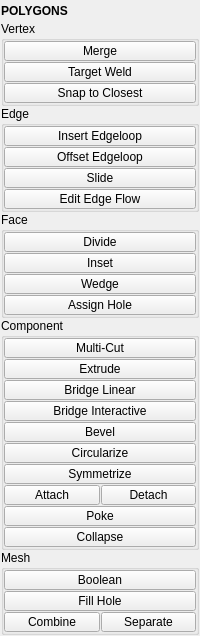
<?xml version="1.0" encoding="UTF-8"?>
<ui version="4.0">
 <class>QtUi</class>
 <widget class="QMainWindow" name="QtUi">
  <property name="geometry">
   <rect>
    <x>0</x>
    <y>0</y>
    <width>200</width>
    <height>621</height>
   </rect>
  </property>
  <property name="tabShape">
   <enum>QTabWidget::Triangular</enum>
  </property>
  <property name="dockNestingEnabled">
   <bool>true</bool>
  </property>
  <property name="dockOptions">
   <set>QMainWindow::AllowNestedDocks|QMainWindow::AllowTabbedDocks|QMainWindow::AnimatedDocks|QMainWindow::ForceTabbedDocks</set>
  </property>
  <property name="balette" stdset="0">
   <palette>
    <active/>
    <inactive/>
    <disabled/>
   </palette>
  </property>
  <widget class="QWidget" name="central_widget">
   <property name="minimumSize">
    <size>
     <width>200</width>
     <height>0</height>
    </size>
   </property>
   <property name="balette" stdset="0">
    <palette>
     <active/>
     <inactive/>
     <disabled/>
    </palette>
   </property>
   <layout class="QVBoxLayout" name="verticalLayout_2">
    <property name="leftMargin">
     <number>1</number>
    </property>
    <property name="topMargin">
     <number>1</number>
    </property>
    <property name="rightMargin">
     <number>1</number>
    </property>
    <property name="bottomMargin">
     <number>1</number>
    </property>
    <item>
     <layout class="QVBoxLayout" name="verticalLayout">
      <property name="spacing">
       <number>0</number>
      </property>
      <item>
       <widget class="Header" name="header">
        <property name="minimumSize">
         <size>
          <width>0</width>
          <height>20</height>
         </size>
        </property>
        <property name="maximumSize">
         <size>
          <width>16777215</width>
          <height>20</height>
         </size>
        </property>
        <property name="font">
         <font>
          <weight>75</weight>
          <bold>true</bold>
         </font>
        </property>
        <property name="text">
         <string>POLYGONS</string>
        </property>
       </widget>
      </item>
      <item>
       <widget class="QGroupBox" name="vertex">
        <property name="title">
         <string>Vertex</string>
        </property>
        <layout class="QVBoxLayout" name="verticalLayout_5">
         <property name="spacing">
          <number>1</number>
         </property>
         <property name="leftMargin">
          <number>0</number>
         </property>
         <property name="topMargin">
          <number>0</number>
         </property>
         <property name="rightMargin">
          <number>0</number>
         </property>
         <property name="bottomMargin">
          <number>0</number>
         </property>
         <item>
          <widget class="PushButton" name="tb000">
           <property name="enabled">
            <bool>true</bool>
           </property>
           <property name="minimumSize">
            <size>
             <width>0</width>
             <height>20</height>
            </size>
           </property>
           <property name="maximumSize">
            <size>
             <width>16777215</width>
             <height>20</height>
            </size>
           </property>
           <property name="toolTip">
            <string>Merge selected components.  (default: to center)</string>
           </property>
           <property name="text">
            <string>Merge</string>
           </property>
           <property name="iconSize">
            <size>
             <width>18</width>
             <height>18</height>
            </size>
           </property>
          </widget>
         </item>
         <item>
          <widget class="QPushButton" name="b043">
           <property name="enabled">
            <bool>true</bool>
           </property>
           <property name="minimumSize">
            <size>
             <width>0</width>
             <height>20</height>
            </size>
           </property>
           <property name="maximumSize">
            <size>
             <width>16777215</width>
             <height>20</height>
            </size>
           </property>
           <property name="toolTip">
            <string>Merge two edges or vertices into a single component</string>
           </property>
           <property name="text">
            <string>Target Weld</string>
           </property>
           <property name="iconSize">
            <size>
             <width>18</width>
             <height>18</height>
            </size>
           </property>
           <property name="balette" stdset="0">
            <palette>
             <active>
              <colorrole role="Button">
               <brush brushstyle="SolidPattern">
                <color alpha="255">
                 <red>80</red>
                 <green>80</green>
                 <blue>80</blue>
                </color>
               </brush>
              </colorrole>
             </active>
             <inactive>
              <colorrole role="Button">
               <brush brushstyle="SolidPattern">
                <color alpha="255">
                 <red>80</red>
                 <green>80</green>
                 <blue>80</blue>
                </color>
               </brush>
              </colorrole>
             </inactive>
             <disabled>
              <colorrole role="Button">
               <brush brushstyle="SolidPattern">
                <color alpha="255">
                 <red>80</red>
                 <green>80</green>
                 <blue>80</blue>
                </color>
               </brush>
              </colorrole>
             </disabled>
            </palette>
           </property>
          </widget>
         </item>
         <item>
          <widget class="PushButton" name="tb009">
           <property name="enabled">
            <bool>true</bool>
           </property>
           <property name="minimumSize">
            <size>
             <width>0</width>
             <height>20</height>
            </size>
           </property>
           <property name="maximumSize">
            <size>
             <width>16777215</width>
             <height>20</height>
            </size>
           </property>
           <property name="toolTip">
            <string>&lt;html&gt;&lt;head/&gt;&lt;body&gt;&lt;p&gt;&lt;span style=&quot; font-weight:600;&quot;&gt;Snap vertices from one object to another.&lt;/span&gt;&lt;/p&gt;&lt;p&gt;&lt;br/&gt;&lt;/p&gt;&lt;p&gt;&lt;span style=&quot; font-style:italic;&quot;&gt;The vertices of the first selected object will be snapped to those of the second.&lt;/span&gt;&lt;/p&gt;&lt;/body&gt;&lt;/html&gt;</string>
           </property>
           <property name="layoutDirection">
            <enum>Qt::LeftToRight</enum>
           </property>
           <property name="text">
            <string>Snap to Closest</string>
           </property>
          </widget>
         </item>
        </layout>
       </widget>
      </item>
      <item>
       <widget class="QGroupBox" name="edge">
        <property name="title">
         <string>Edge</string>
        </property>
        <layout class="QVBoxLayout" name="verticalLayout_7">
         <property name="spacing">
          <number>1</number>
         </property>
         <property name="leftMargin">
          <number>0</number>
         </property>
         <property name="topMargin">
          <number>0</number>
         </property>
         <property name="rightMargin">
          <number>0</number>
         </property>
         <property name="bottomMargin">
          <number>0</number>
         </property>
         <item>
          <widget class="QPushButton" name="b047">
           <property name="enabled">
            <bool>true</bool>
           </property>
           <property name="minimumSize">
            <size>
             <width>0</width>
             <height>20</height>
            </size>
           </property>
           <property name="maximumSize">
            <size>
             <width>16777215</width>
             <height>20</height>
            </size>
           </property>
           <property name="toolTip">
            <string>Split selected edge ring</string>
           </property>
           <property name="text">
            <string>Insert Edgeloop</string>
           </property>
           <property name="iconSize">
            <size>
             <width>18</width>
             <height>18</height>
            </size>
           </property>
           <property name="balette" stdset="0">
            <palette>
             <active>
              <colorrole role="Highlight">
               <brush brushstyle="SolidPattern">
                <color alpha="255">
                 <red>168</red>
                 <green>152</green>
                 <blue>250</blue>
                </color>
               </brush>
              </colorrole>
             </active>
             <inactive>
              <colorrole role="Highlight">
               <brush brushstyle="SolidPattern">
                <color alpha="255">
                 <red>168</red>
                 <green>152</green>
                 <blue>250</blue>
                </color>
               </brush>
              </colorrole>
             </inactive>
             <disabled>
              <colorrole role="Highlight">
               <brush brushstyle="SolidPattern">
                <color alpha="255">
                 <red>0</red>
                 <green>120</green>
                 <blue>215</blue>
                </color>
               </brush>
              </colorrole>
             </disabled>
            </palette>
           </property>
          </widget>
         </item>
         <item>
          <widget class="QPushButton" name="b051">
           <property name="enabled">
            <bool>true</bool>
           </property>
           <property name="minimumSize">
            <size>
             <width>0</width>
             <height>20</height>
            </size>
           </property>
           <property name="maximumSize">
            <size>
             <width>16777215</width>
             <height>20</height>
            </size>
           </property>
           <property name="toolTip">
            <string>Offset edge loop tool</string>
           </property>
           <property name="text">
            <string>Offset Edgeloop</string>
           </property>
           <property name="iconSize">
            <size>
             <width>18</width>
             <height>18</height>
            </size>
           </property>
           <property name="balette" stdset="0">
            <palette>
             <active>
              <colorrole role="Highlight">
               <brush brushstyle="SolidPattern">
                <color alpha="255">
                 <red>168</red>
                 <green>152</green>
                 <blue>250</blue>
                </color>
               </brush>
              </colorrole>
             </active>
             <inactive>
              <colorrole role="Highlight">
               <brush brushstyle="SolidPattern">
                <color alpha="255">
                 <red>168</red>
                 <green>152</green>
                 <blue>250</blue>
                </color>
               </brush>
              </colorrole>
             </inactive>
             <disabled>
              <colorrole role="Highlight">
               <brush brushstyle="SolidPattern">
                <color alpha="255">
                 <red>0</red>
                 <green>120</green>
                 <blue>215</blue>
                </color>
               </brush>
              </colorrole>
             </disabled>
            </palette>
           </property>
          </widget>
         </item>
         <item>
          <widget class="QPushButton" name="b049">
           <property name="enabled">
            <bool>true</bool>
           </property>
           <property name="minimumSize">
            <size>
             <width>0</width>
             <height>20</height>
            </size>
           </property>
           <property name="maximumSize">
            <size>
             <width>16777215</width>
             <height>20</height>
            </size>
           </property>
           <property name="toolTip">
            <string>Slide edge loops or paths along their neighboring edges</string>
           </property>
           <property name="text">
            <string>Slide</string>
           </property>
           <property name="iconSize">
            <size>
             <width>18</width>
             <height>18</height>
            </size>
           </property>
           <property name="autoDefault">
            <bool>false</bool>
           </property>
           <property name="default">
            <bool>false</bool>
           </property>
           <property name="flat">
            <bool>false</bool>
           </property>
           <property name="balette" stdset="0">
            <palette>
             <active>
              <colorrole role="Highlight">
               <brush brushstyle="SolidPattern">
                <color alpha="255">
                 <red>168</red>
                 <green>152</green>
                 <blue>250</blue>
                </color>
               </brush>
              </colorrole>
             </active>
             <inactive>
              <colorrole role="Highlight">
               <brush brushstyle="SolidPattern">
                <color alpha="255">
                 <red>168</red>
                 <green>152</green>
                 <blue>250</blue>
                </color>
               </brush>
              </colorrole>
             </inactive>
             <disabled>
              <colorrole role="Highlight">
               <brush brushstyle="SolidPattern">
                <color alpha="255">
                 <red>0</red>
                 <green>120</green>
                 <blue>215</blue>
                </color>
               </brush>
              </colorrole>
             </disabled>
            </palette>
           </property>
          </widget>
         </item>
         <item>
          <widget class="QPushButton" name="b053">
           <property name="enabled">
            <bool>true</bool>
           </property>
           <property name="minimumSize">
            <size>
             <width>0</width>
             <height>20</height>
            </size>
           </property>
           <property name="maximumSize">
            <size>
             <width>16777215</width>
             <height>20</height>
            </size>
           </property>
           <property name="toolTip">
            <string>Edit edges that respect surface curvature</string>
           </property>
           <property name="text">
            <string>Edit Edge Flow</string>
           </property>
           <property name="autoDefault">
            <bool>false</bool>
           </property>
           <property name="default">
            <bool>false</bool>
           </property>
           <property name="flat">
            <bool>false</bool>
           </property>
           <property name="balette" stdset="0">
            <palette>
             <active>
              <colorrole role="Highlight">
               <brush brushstyle="SolidPattern">
                <color alpha="255">
                 <red>168</red>
                 <green>152</green>
                 <blue>250</blue>
                </color>
               </brush>
              </colorrole>
             </active>
             <inactive>
              <colorrole role="Highlight">
               <brush brushstyle="SolidPattern">
                <color alpha="255">
                 <red>168</red>
                 <green>152</green>
                 <blue>250</blue>
                </color>
               </brush>
              </colorrole>
             </inactive>
             <disabled>
              <colorrole role="Highlight">
               <brush brushstyle="SolidPattern">
                <color alpha="255">
                 <red>0</red>
                 <green>120</green>
                 <blue>215</blue>
                </color>
               </brush>
              </colorrole>
             </disabled>
            </palette>
           </property>
          </widget>
         </item>
        </layout>
       </widget>
      </item>
      <item>
       <widget class="QGroupBox" name="face">
        <property name="title">
         <string>Face</string>
        </property>
        <layout class="QVBoxLayout" name="verticalLayout_6">
         <property name="spacing">
          <number>1</number>
         </property>
         <property name="leftMargin">
          <number>0</number>
         </property>
         <property name="topMargin">
          <number>0</number>
         </property>
         <property name="rightMargin">
          <number>0</number>
         </property>
         <property name="bottomMargin">
          <number>0</number>
         </property>
         <item>
          <widget class="PushButton" name="tb007">
           <property name="enabled">
            <bool>true</bool>
           </property>
           <property name="minimumSize">
            <size>
             <width>0</width>
             <height>20</height>
            </size>
           </property>
           <property name="maximumSize">
            <size>
             <width>16777215</width>
             <height>20</height>
            </size>
           </property>
           <property name="toolTip">
            <string>Divide facet</string>
           </property>
           <property name="text">
            <string>Divide</string>
           </property>
           <property name="iconSize">
            <size>
             <width>18</width>
             <height>18</height>
            </size>
           </property>
          </widget>
         </item>
         <item>
          <widget class="PushButton" name="tb006">
           <property name="enabled">
            <bool>true</bool>
           </property>
           <property name="minimumSize">
            <size>
             <width>0</width>
             <height>20</height>
            </size>
           </property>
           <property name="maximumSize">
            <size>
             <width>16777215</width>
             <height>20</height>
            </size>
           </property>
           <property name="toolTip">
            <string>Inset selected face region</string>
           </property>
           <property name="text">
            <string>Inset</string>
           </property>
           <property name="iconSize">
            <size>
             <width>18</width>
             <height>18</height>
            </size>
           </property>
          </widget>
         </item>
         <item>
          <widget class="QPushButton" name="b034">
           <property name="enabled">
            <bool>true</bool>
           </property>
           <property name="minimumSize">
            <size>
             <width>0</width>
             <height>20</height>
            </size>
           </property>
           <property name="maximumSize">
            <size>
             <width>16777215</width>
             <height>20</height>
            </size>
           </property>
           <property name="toolTip">
            <string>Wedge the selected faces by extruding and rotating them about a selected edge.</string>
           </property>
           <property name="text">
            <string>Wedge</string>
           </property>
           <property name="iconSize">
            <size>
             <width>18</width>
             <height>18</height>
            </size>
           </property>
           <property name="balette" stdset="0">
            <palette>
             <active>
              <colorrole role="Highlight">
               <brush brushstyle="SolidPattern">
                <color alpha="255">
                 <red>168</red>
                 <green>152</green>
                 <blue>250</blue>
                </color>
               </brush>
              </colorrole>
             </active>
             <inactive>
              <colorrole role="Highlight">
               <brush brushstyle="SolidPattern">
                <color alpha="255">
                 <red>168</red>
                 <green>152</green>
                 <blue>250</blue>
                </color>
               </brush>
              </colorrole>
             </inactive>
             <disabled>
              <colorrole role="Highlight">
               <brush brushstyle="SolidPattern">
                <color alpha="255">
                 <red>0</red>
                 <green>120</green>
                 <blue>215</blue>
                </color>
               </brush>
              </colorrole>
             </disabled>
            </palette>
           </property>
          </widget>
         </item>
         <item>
          <widget class="QPushButton" name="b038">
           <property name="enabled">
            <bool>true</bool>
           </property>
           <property name="minimumSize">
            <size>
             <width>0</width>
             <height>20</height>
            </size>
           </property>
           <property name="maximumSize">
            <size>
             <width>16777215</width>
             <height>20</height>
            </size>
           </property>
           <property name="toolTip">
            <string>Toggle assign the selected faces to be hole or unassign the hole faces to be non-hole.</string>
           </property>
           <property name="text">
            <string>Assign Hole</string>
           </property>
           <property name="iconSize">
            <size>
             <width>18</width>
             <height>18</height>
            </size>
           </property>
           <property name="balette" stdset="0">
            <palette>
             <active>
              <colorrole role="Button">
               <brush brushstyle="SolidPattern">
                <color alpha="255">
                 <red>80</red>
                 <green>80</green>
                 <blue>80</blue>
                </color>
               </brush>
              </colorrole>
             </active>
             <inactive>
              <colorrole role="Button">
               <brush brushstyle="SolidPattern">
                <color alpha="255">
                 <red>80</red>
                 <green>80</green>
                 <blue>80</blue>
                </color>
               </brush>
              </colorrole>
             </inactive>
             <disabled>
              <colorrole role="Button">
               <brush brushstyle="SolidPattern">
                <color alpha="255">
                 <red>80</red>
                 <green>80</green>
                 <blue>80</blue>
                </color>
               </brush>
              </colorrole>
             </disabled>
            </palette>
           </property>
          </widget>
         </item>
        </layout>
       </widget>
      </item>
      <item>
       <widget class="QGroupBox" name="component">
        <property name="title">
         <string>Component</string>
        </property>
        <layout class="QGridLayout" name="gridLayout">
         <property name="leftMargin">
          <number>0</number>
         </property>
         <property name="topMargin">
          <number>0</number>
         </property>
         <property name="rightMargin">
          <number>0</number>
         </property>
         <property name="bottomMargin">
          <number>0</number>
         </property>
         <property name="spacing">
          <number>1</number>
         </property>
         <item row="0" column="0" colspan="2">
          <widget class="QPushButton" name="b012">
           <property name="enabled">
            <bool>true</bool>
           </property>
           <property name="minimumSize">
            <size>
             <width>0</width>
             <height>20</height>
            </size>
           </property>
           <property name="maximumSize">
            <size>
             <width>16777215</width>
             <height>20</height>
            </size>
           </property>
           <property name="toolTip">
            <string>Divide faces by splitting cutting and inserting edge loops</string>
           </property>
           <property name="text">
            <string>Multi-Cut</string>
           </property>
           <property name="iconSize">
            <size>
             <width>18</width>
             <height>18</height>
            </size>
           </property>
           <property name="balette" stdset="0">
            <palette>
             <active>
              <colorrole role="Highlight">
               <brush brushstyle="SolidPattern">
                <color alpha="255">
                 <red>168</red>
                 <green>152</green>
                 <blue>250</blue>
                </color>
               </brush>
              </colorrole>
             </active>
             <inactive>
              <colorrole role="Highlight">
               <brush brushstyle="SolidPattern">
                <color alpha="255">
                 <red>168</red>
                 <green>152</green>
                 <blue>250</blue>
                </color>
               </brush>
              </colorrole>
             </inactive>
             <disabled>
              <colorrole role="Highlight">
               <brush brushstyle="SolidPattern">
                <color alpha="255">
                 <red>0</red>
                 <green>120</green>
                 <blue>215</blue>
                </color>
               </brush>
              </colorrole>
             </disabled>
            </palette>
           </property>
          </widget>
         </item>
         <item row="14" column="0" colspan="2">
          <widget class="QPushButton" name="b009">
           <property name="enabled">
            <bool>true</bool>
           </property>
           <property name="minimumSize">
            <size>
             <width>0</width>
             <height>20</height>
            </size>
           </property>
           <property name="maximumSize">
            <size>
             <width>16777215</width>
             <height>20</height>
            </size>
           </property>
           <property name="toolTip">
            <string>Collapse the selected edges or faces</string>
           </property>
           <property name="text">
            <string>Collapse</string>
           </property>
           <property name="iconSize">
            <size>
             <width>18</width>
             <height>18</height>
            </size>
           </property>
           <property name="autoDefault">
            <bool>false</bool>
           </property>
           <property name="default">
            <bool>false</bool>
           </property>
           <property name="flat">
            <bool>false</bool>
           </property>
          </widget>
         </item>
         <item row="10" column="1">
          <widget class="PushButton" name="tb005">
           <property name="enabled">
            <bool>true</bool>
           </property>
           <property name="minimumSize">
            <size>
             <width>0</width>
             <height>20</height>
            </size>
           </property>
           <property name="maximumSize">
            <size>
             <width>16777215</width>
             <height>20</height>
            </size>
           </property>
           <property name="toolTip">
            <string>Detach selected components</string>
           </property>
           <property name="text">
            <string>Detach</string>
           </property>
           <property name="iconSize">
            <size>
             <width>18</width>
             <height>18</height>
            </size>
           </property>
          </widget>
         </item>
         <item row="10" column="0">
          <widget class="QPushButton" name="b022">
           <property name="enabled">
            <bool>true</bool>
           </property>
           <property name="minimumSize">
            <size>
             <width>88</width>
             <height>20</height>
            </size>
           </property>
           <property name="maximumSize">
            <size>
             <width>16777215</width>
             <height>20</height>
            </size>
           </property>
           <property name="toolTip">
            <string>Connect vertices edges and polygons</string>
           </property>
           <property name="text">
            <string>Attach</string>
           </property>
           <property name="iconSize">
            <size>
             <width>18</width>
             <height>18</height>
            </size>
           </property>
          </widget>
         </item>
         <item row="7" column="0" colspan="2">
          <widget class="QPushButton" name="b003">
           <property name="enabled">
            <bool>true</bool>
           </property>
           <property name="minimumSize">
            <size>
             <width>0</width>
             <height>20</height>
            </size>
           </property>
           <property name="maximumSize">
            <size>
             <width>16777215</width>
             <height>20</height>
            </size>
           </property>
           <property name="toolTip">
            <string>&lt;html&gt;&lt;head/&gt;&lt;body&gt;&lt;p&gt;Mirror selected mesh components across the topological symmetry axis.&lt;/p&gt;&lt;p&gt;&lt;br/&gt;&lt;/p&gt;&lt;p&gt;First select any components to mirror, then when prompted, select an edge to define an axis.&lt;/p&gt;&lt;/body&gt;&lt;/html&gt;</string>
           </property>
           <property name="text">
            <string>Symmetrize</string>
           </property>
           <property name="iconSize">
            <size>
             <width>18</width>
             <height>18</height>
            </size>
           </property>
           <property name="balette" stdset="0">
            <palette>
             <active>
              <colorrole role="Highlight">
               <brush brushstyle="SolidPattern">
                <color alpha="255">
                 <red>168</red>
                 <green>152</green>
                 <blue>250</blue>
                </color>
               </brush>
              </colorrole>
             </active>
             <inactive>
              <colorrole role="Highlight">
               <brush brushstyle="SolidPattern">
                <color alpha="255">
                 <red>168</red>
                 <green>152</green>
                 <blue>250</blue>
                </color>
               </brush>
              </colorrole>
             </inactive>
             <disabled>
              <colorrole role="Highlight">
               <brush brushstyle="SolidPattern">
                <color alpha="255">
                 <red>0</red>
                 <green>120</green>
                 <blue>215</blue>
                </color>
               </brush>
              </colorrole>
             </disabled>
            </palette>
           </property>
          </widget>
         </item>
         <item row="4" column="0" colspan="2">
          <widget class="PushButton" name="tb004">
           <property name="enabled">
            <bool>true</bool>
           </property>
           <property name="minimumSize">
            <size>
             <width>0</width>
             <height>20</height>
            </size>
           </property>
           <property name="maximumSize">
            <size>
             <width>16777215</width>
             <height>20</height>
            </size>
           </property>
           <property name="toolTip">
            <string>Bevel modifier</string>
           </property>
           <property name="text">
            <string>Bevel</string>
           </property>
           <property name="iconSize">
            <size>
             <width>18</width>
             <height>18</height>
            </size>
           </property>
          </widget>
         </item>
         <item row="6" column="0" colspan="2">
          <widget class="QPushButton" name="b000">
           <property name="enabled">
            <bool>true</bool>
           </property>
           <property name="minimumSize">
            <size>
             <width>0</width>
             <height>20</height>
            </size>
           </property>
           <property name="maximumSize">
            <size>
             <width>16777215</width>
             <height>20</height>
            </size>
           </property>
           <property name="toolTip">
            <string>Organize vertices of selected components into a perfect geometric shape.</string>
           </property>
           <property name="text">
            <string>Circularize</string>
           </property>
           <property name="iconSize">
            <size>
             <width>18</width>
             <height>18</height>
            </size>
           </property>
           <property name="balette" stdset="0">
            <palette>
             <active>
              <colorrole role="Highlight">
               <brush brushstyle="SolidPattern">
                <color alpha="255">
                 <red>168</red>
                 <green>152</green>
                 <blue>250</blue>
                </color>
               </brush>
              </colorrole>
             </active>
             <inactive>
              <colorrole role="Highlight">
               <brush brushstyle="SolidPattern">
                <color alpha="255">
                 <red>168</red>
                 <green>152</green>
                 <blue>250</blue>
                </color>
               </brush>
              </colorrole>
             </inactive>
             <disabled>
              <colorrole role="Highlight">
               <brush brushstyle="SolidPattern">
                <color alpha="255">
                 <red>0</red>
                 <green>120</green>
                 <blue>215</blue>
                </color>
               </brush>
              </colorrole>
             </disabled>
            </palette>
           </property>
          </widget>
         </item>
         <item row="1" column="0" colspan="2">
          <widget class="PushButton" name="tb003">
           <property name="enabled">
            <bool>true</bool>
           </property>
           <property name="minimumSize">
            <size>
             <width>0</width>
             <height>20</height>
            </size>
           </property>
           <property name="maximumSize">
            <size>
             <width>16777215</width>
             <height>20</height>
            </size>
           </property>
           <property name="toolTip">
            <string>Extrude the selected component</string>
           </property>
           <property name="text">
            <string>Extrude</string>
           </property>
           <property name="iconSize">
            <size>
             <width>18</width>
             <height>18</height>
            </size>
           </property>
          </widget>
         </item>
         <item row="2" column="0" colspan="2">
          <widget class="QPushButton" name="b006">
           <property name="enabled">
            <bool>true</bool>
           </property>
           <property name="minimumSize">
            <size>
             <width>0</width>
             <height>20</height>
            </size>
           </property>
           <property name="maximumSize">
            <size>
             <width>16777215</width>
             <height>20</height>
            </size>
           </property>
           <property name="toolTip">
            <string>Create a bridge between two sets of edges or faces</string>
           </property>
           <property name="text">
            <string>Bridge Linear</string>
           </property>
           <property name="iconSize">
            <size>
             <width>18</width>
             <height>18</height>
            </size>
           </property>
          </widget>
         </item>
         <item row="3" column="0" colspan="2">
          <widget class="QPushButton" name="b007">
           <property name="enabled">
            <bool>true</bool>
           </property>
           <property name="minimumSize">
            <size>
             <width>0</width>
             <height>20</height>
            </size>
           </property>
           <property name="maximumSize">
            <size>
             <width>16777215</width>
             <height>20</height>
            </size>
           </property>
           <property name="toolTip">
            <string>Interactive bridge tool.</string>
           </property>
           <property name="text">
            <string>Bridge Interactive</string>
           </property>
           <property name="iconSize">
            <size>
             <width>18</width>
             <height>18</height>
            </size>
           </property>
          </widget>
         </item>
         <item row="12" column="0" colspan="2">
          <widget class="QPushButton" name="b032">
           <property name="enabled">
            <bool>true</bool>
           </property>
           <property name="minimumSize">
            <size>
             <width>88</width>
             <height>20</height>
            </size>
           </property>
           <property name="maximumSize">
            <size>
             <width>16777215</width>
             <height>20</height>
            </size>
           </property>
           <property name="toolTip">
            <string>Poke the selected faces by creating a new vertex at the center of each face.</string>
           </property>
           <property name="text">
            <string>Poke</string>
           </property>
           <property name="iconSize">
            <size>
             <width>18</width>
             <height>18</height>
            </size>
           </property>
           <property name="balette" stdset="0">
            <palette>
             <active>
              <colorrole role="Highlight">
               <brush brushstyle="SolidPattern">
                <color alpha="255">
                 <red>168</red>
                 <green>152</green>
                 <blue>250</blue>
                </color>
               </brush>
              </colorrole>
             </active>
             <inactive>
              <colorrole role="Highlight">
               <brush brushstyle="SolidPattern">
                <color alpha="255">
                 <red>168</red>
                 <green>152</green>
                 <blue>250</blue>
                </color>
               </brush>
              </colorrole>
             </inactive>
             <disabled>
              <colorrole role="Highlight">
               <brush brushstyle="SolidPattern">
                <color alpha="255">
                 <red>0</red>
                 <green>120</green>
                 <blue>215</blue>
                </color>
               </brush>
              </colorrole>
             </disabled>
            </palette>
           </property>
          </widget>
         </item>
        </layout>
       </widget>
      </item>
      <item>
       <widget class="QGroupBox" name="mesh">
        <property name="title">
         <string>Mesh</string>
        </property>
        <layout class="QGridLayout" name="gridLayout_2">
         <property name="leftMargin">
          <number>0</number>
         </property>
         <property name="topMargin">
          <number>0</number>
         </property>
         <property name="rightMargin">
          <number>0</number>
         </property>
         <property name="bottomMargin">
          <number>0</number>
         </property>
         <property name="spacing">
          <number>1</number>
         </property>
         <item row="4" column="1">
          <widget class="QPushButton" name="b002">
           <property name="enabled">
            <bool>true</bool>
           </property>
           <property name="minimumSize">
            <size>
             <width>0</width>
             <height>20</height>
            </size>
           </property>
           <property name="maximumSize">
            <size>
             <width>16777215</width>
             <height>20</height>
            </size>
           </property>
           <property name="toolTip">
            <string>Separates the selected polygonobject shells or the shells of any selected faces from the object into one object into distinct objects</string>
           </property>
           <property name="text">
            <string>Separate</string>
           </property>
           <property name="iconSize">
            <size>
             <width>18</width>
             <height>18</height>
            </size>
           </property>
          </widget>
         </item>
         <item row="1" column="0" colspan="2">
          <widget class="PushButton" name="tb008">
           <property name="enabled">
            <bool>true</bool>
           </property>
           <property name="minimumSize">
            <size>
             <width>0</width>
             <height>20</height>
            </size>
           </property>
           <property name="maximumSize">
            <size>
             <width>16777215</width>
             <height>20</height>
            </size>
           </property>
           <property name="toolTip">
            <string>Preforms a boolean union on the selected polygon objects creating a new object</string>
           </property>
           <property name="text">
            <string>Boolean</string>
           </property>
           <property name="iconSize">
            <size>
             <width>18</width>
             <height>18</height>
            </size>
           </property>
          </widget>
         </item>
         <item row="2" column="0" colspan="2">
          <widget class="QPushButton" name="b001">
           <property name="enabled">
            <bool>true</bool>
           </property>
           <property name="minimumSize">
            <size>
             <width>0</width>
             <height>20</height>
            </size>
           </property>
           <property name="maximumSize">
            <size>
             <width>16777215</width>
             <height>20</height>
            </size>
           </property>
           <property name="toolTip">
            <string>Cap holes modifier</string>
           </property>
           <property name="text">
            <string>Fill Hole</string>
           </property>
           <property name="iconSize">
            <size>
             <width>18</width>
             <height>18</height>
            </size>
           </property>
          </widget>
         </item>
         <item row="4" column="0">
          <widget class="QPushButton" name="b013">
           <property name="enabled">
            <bool>true</bool>
           </property>
           <property name="minimumSize">
            <size>
             <width>88</width>
             <height>20</height>
            </size>
           </property>
           <property name="maximumSize">
            <size>
             <width>16777215</width>
             <height>20</height>
            </size>
           </property>
           <property name="toolTip">
            <string>Combine the selected polygon objects into one single object to allow operations such as merges or face trims</string>
           </property>
           <property name="text">
            <string>Combine</string>
           </property>
           <property name="iconSize">
            <size>
             <width>18</width>
             <height>18</height>
            </size>
           </property>
          </widget>
         </item>
        </layout>
       </widget>
      </item>
      <item>
       <spacer name="verticalSpacer_2">
        <property name="orientation">
         <enum>Qt::Vertical</enum>
        </property>
        <property name="sizeHint" stdset="0">
         <size>
          <width>0</width>
          <height>10</height>
         </size>
        </property>
       </spacer>
      </item>
     </layout>
    </item>
   </layout>
  </widget>
 </widget>
 <customwidgets>
  <customwidget>
   <class>PushButton</class>
   <extends>QPushButton</extends>
   <header>widgets.pushbutton.h</header>
  </customwidget>
  <customwidget>
   <class>Header</class>
   <extends>QLabel</extends>
   <header>uitk.widgets.header.Header.h</header>
  </customwidget>
 </customwidgets>
 <resources/>
 <connections/>
 <designerdata>
  <property name="gridDeltaX">
   <number>5</number>
  </property>
  <property name="gridDeltaY">
   <number>5</number>
  </property>
  <property name="gridSnapX">
   <bool>true</bool>
  </property>
  <property name="gridSnapY">
   <bool>true</bool>
  </property>
  <property name="gridVisible">
   <bool>true</bool>
  </property>
 </designerdata>
</ui>
